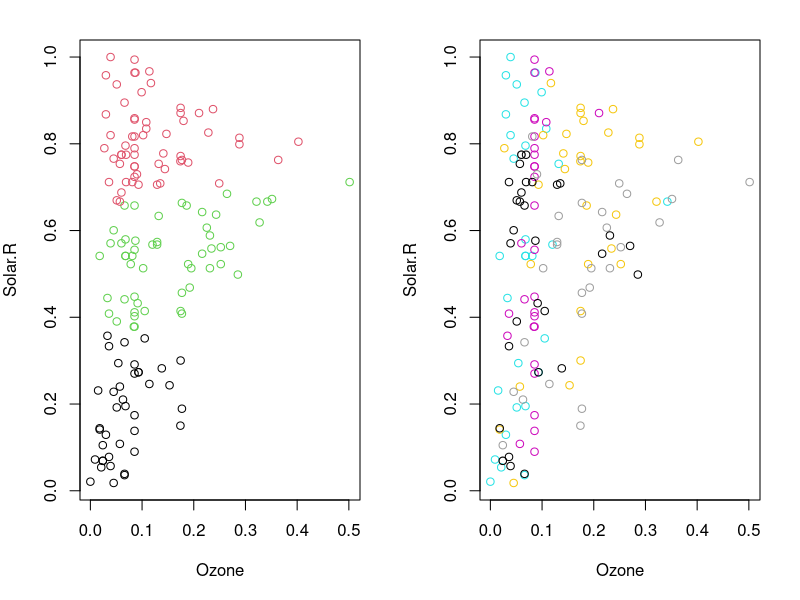
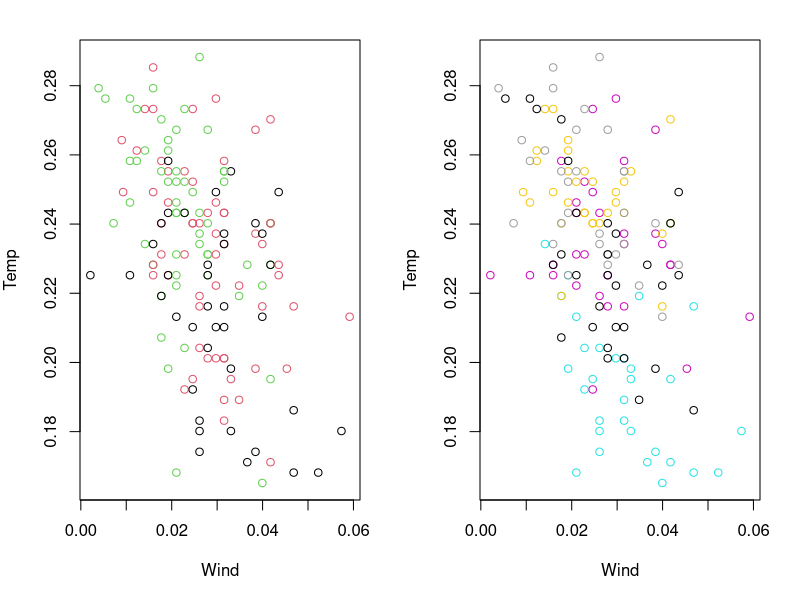
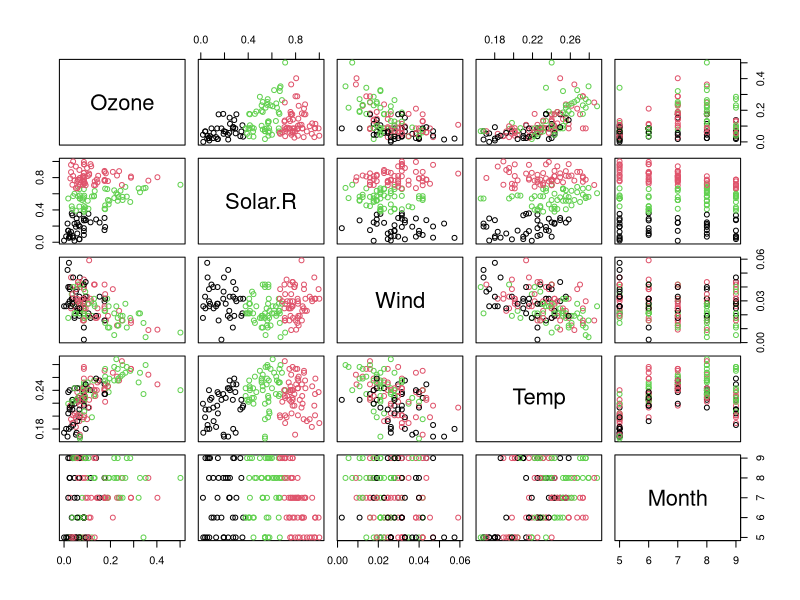

The R source for these figures, in order:
## ----setup, include=FALSE------------------------------------------------
knitr::opts_chunk$set(tidy=TRUE,echo = TRUE)
# library(formatR)

setwd("C:/Users/User/Documents/NCI20-21_Sem3/DWM HDSDA_JAN/Lecture 3 Clustering")
getwd()


## ------------------------------------------------------------------------
require("datasets")
data("airquality")
str(airquality)
head(airquality)

## ----PreProcess dataset--------------------------------------------------
##Remove extra attributes
##Let's remove "Day" attribute from the dataset.
airquality$Day<- NULL

head(airquality)
summary(airquality)

## ----Find and impute missing values. Normalize the dataset.--------------
##We will find predictors that have missing values. We then need to impute those missing values(NA) with their monthly average(just to keep it simple, there are other methods though!)
col1<- mapply(anyNA,airquality) # apply function anyNA() on all columns of airquality dataset
col1
##The output shows that only Ozone and Solar.R attributes have NA i.e. some missing value.

## ------------------------------------------------------------------------
for (i in 1:nrow(airquality)){
  if(is.na(airquality[i,"Ozone"])){
    airquality[i,"Ozone"]<- mean(airquality[which(airquality[,"Month"]==airquality[i,"Month"]),"Ozone"],na.rm = TRUE)}
# Impute monthly mean in Solar.R
    if(is.na(airquality[i,"Solar.R"])){
    airquality[i,"Solar.R"]<- mean(airquality[which(airquality[,"Month"]==airquality[i,"Month"]),"Solar.R"],na.rm = TRUE)
  }
}

## ------------------------------------------------------------------------
#Normalize the predictor attributes so that no particular attribute has more impact on clustering algorithm than others.
normalize<- function(x){
  return((x-min(x))/(max(x)-min(x)))}
airquality[,1:4]<- normalize(airquality[,1:4]) 
# replace contents of dataset with normalized values

## ------------------------------------------------------------------------
head(airquality)


## ------------------------------------------------------------------------
result<- kmeans(airquality[c(1,2,3,4)],3) # apply k-means algorithm using first 4 attributes and with k=3(no. of required clusters)
result$size # gives no. of records in each cluster
result$center

## ------------------------------------------------------------------------
par(mfrow=c(1,2), mar=c(5,4,2,2))
plot(airquality[,1:2], col=result$cluster) # Plot to see how Ozone and Solar.R data points have been distributed in clusters
plot(airquality[,1:2], col=airquality$Month) 


## ------------------------------------------------------------------------
plot(airquality[,3:4], col=result$cluster) # Plot to see how Wind and Temp data points have been distributed in clusters
plot(airquality[,3:4], col=airquality$Month)
## ------------------------------------------------------------------------
plot(airquality[,], col=result$cluster) # Plot to see all attribute combinations

par(mfrow=c(1,1))

